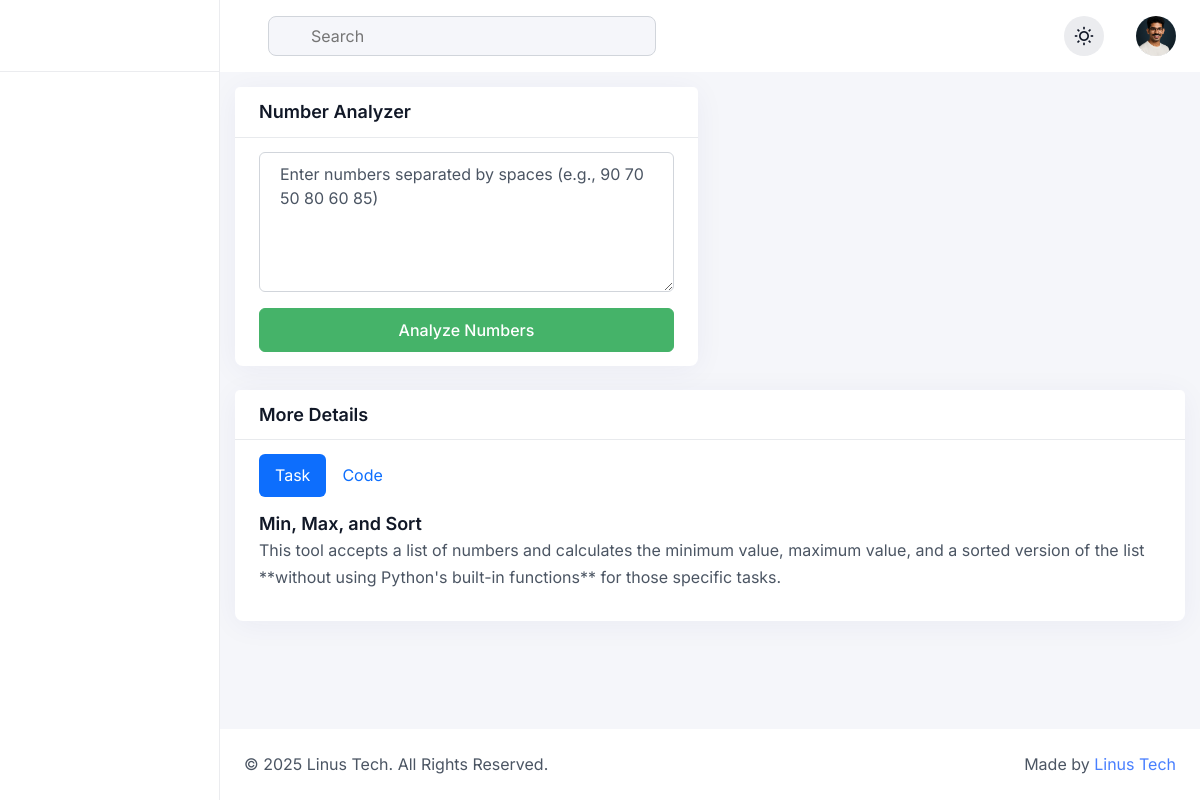
The page /python/analyzer/ on the database as committed earlier.
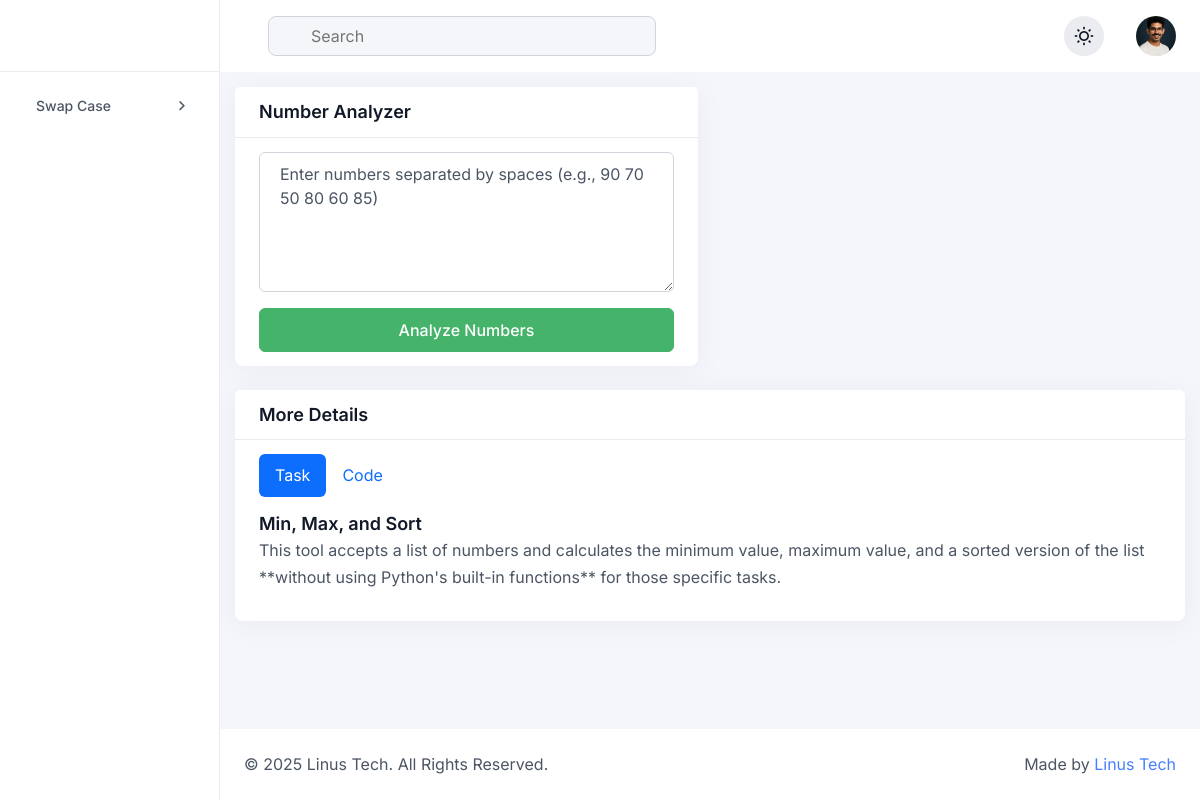
The same page on the database as committed later.
### PythONFire/models.py (models this page shows, shortened)
class PythonProject(models.Model):
    DIFFICULTY_CHOICES = [
        ('easy', 'Easy'),
        ('medium', 'Medium'),
        ('hard', 'Hard'),
    ]
    name = models.CharField(max_length=255)
    popularity = models.IntegerField()
    created_date = models.DateTimeField(auto_now_add=True)
    url = models.URLField(max_length=200, blank=True, null=True)
    difficulty = models.CharField(
        max_length=10,
        choices=DIFFICULTY_CHOICES,
        default='easy'
    )

### PythONFire/views.py (the view, shortened to what this page needs)
# urls.py: path('analyzer/', views.number_analyzer_view, name='number_analyzer'),
def number_analyzer_view(request):
    projects = PythonProject.objects.all().order_by('popularity')
    """
    Handles the web request and performs number analysis using custom functions.
    """
    context = {'projects':projects}
    return render(request, 'python/easy/analyzer.html', context)

### templates/python/easy/analyzer.html (shortened to what this page needs)
{% extends 'python/base.html' %}
{% load static %}
{% block content %}
<div class="dashboard-main-body">
    <div class="row gy-4">
        <div class="col-md-6">
            <div class="card">
                <div class="card-header">
                    <h1 class="card-title mb-0">Number Analyzer </h1>
                </div>
                <div class="card-body">
                    <form method="POST">
                        <textarea name="input_numbers" class="form-control mb-3" rows="5" placeholder="Enter numbers separated by spaces (e.g., 90 70 50 80 60 85)">{{ input_text }}</textarea>
                        <button type="submit" class="btn btn-success w-100">Analyze Numbers</button>
                    </form>
                </div>
            </div>
        </div>
        <div class="col-xxl-12">
            <div class="card">
                <div class="card-header">
                    <h6 class="text-lg mb-0">More Details</h6>
                </div>
                <div class="card-body">
                    <ul class="nav nav-pills mb-3" id="pills-tab" role="tablist">
                        <li class="nav-item" role="presentation">
                          <button class="nav-link active" id="pills-task-tab" data-bs-toggle="pill" data-bs-target="#pills-task" type="button" role="tab" aria-controls="pills-task" aria-selected="true">Task</button>
                        </li>
                        <li class="nav-item" role="presentation">
                          <button class="nav-link" id="pills-code-tab" data-bs-toggle="pill" data-bs-target="#pills-code" type="button" role="tab" aria-controls="pills-code" aria-selected="false">Code</button>
                        </li>
                    </ul>
                    <div class="tab-content" id="pills-tabContent">
                        <div class="tab-pane fade show active" id="pills-task" role="tabpanel" aria-labelledby="pills-task-tab">
                            <h6 class="text-lg mb-2">Min, Max, and Sort</h6>
                            <p class="text-secondary-light">This tool accepts a list of numbers and calculates the minimum value, maximum value, and a sorted version of the list **without using Python's built-in functions** for those specific tasks.</p>
                        </div>
                    </div>
                </div>
            </div>
        </div>
    </div>
</div>
{% endblock %}

### templates/python/base.html (shortened to what this page needs)
{% load static %}
{% load i18n %}
<!DOCTYPE html>
<html lang="en" data-theme="light">
<head>
  <link rel="stylesheet" href="{% static 'assets/css/remixicon.css' %}">
  <link rel="stylesheet" href="{% static 'assets/css/lib/bootstrap.min.css' %}">
  <link rel="stylesheet" href="{% static 'assets/css/lib/apexcharts.css' %}">
  <link rel="stylesheet" href="{% static 'assets/css/lib/dataTables.min.css' %}">
  <link rel="stylesheet" href="{% static 'assets/css/lib/editor-katex.min.css' %}">
  <link rel="stylesheet" href="{% static 'assets/css/lib/editor.atom-one-dark.min.css' %}">
  <link rel="stylesheet" href="{% static 'assets/css/lib/editor.quill.snow.css' %}">
  <link rel="stylesheet" href="{% static 'assets/css/lib/flatpickr.min.css' %}">
  <link rel="stylesheet" href="{% static 'assets/css/lib/full-calendar.css' %}">
  <link rel="stylesheet" href="{% static 'assets/css/lib/jquery-jvectormap-2.0.5.css' %}">
  <link rel="stylesheet" href="{% static 'assets/css/lib/magnific-popup.css' %}">
  <link rel="stylesheet" href="{% static 'assets/css/lib/slick.css' %}">
  <link rel="stylesheet" href="{% static 'assets/css/lib/prism.css' %}">
  <link rel="stylesheet" href="{% static 'assets/css/lib/file-upload.css' %}">
  <link rel="stylesheet" href="{% static 'assets/css/lib/audioplayer.css' %}">
  <link rel="stylesheet" href="{% static 'assets/css/style.css' %}">
</head>
<body>
<aside class="sidebar">
  <div>
    <a href="" class="sidebar-logo">
    </a>
  </div>
  <div class="sidebar-menu-area">
    <ul class="sidebar-menu" id="sidebar-menu">
         {% for project in projects %}
      <li class="dropdown">
        <a href="{{ project.url }}" style="margin-bottom:10px;">
  <span>{{ project.name }}</span>
  </a>
{% endfor %}
        </ul>
  </div>
</aside>
<main class="dashboard-main">
  <div class="navbar-header">
  <div class="row align-items-center justify-content-between">
    <div class="col-auto">
      <div class="d-flex flex-wrap align-items-center gap-4">
        <form class="navbar-search">
          <input type="text" name="search" placeholder="Search">
        </form>
      </div>
    </div>
    <div class="col-auto">
      <div class="d-flex flex-wrap align-items-center gap-3">
        <button type="button" data-theme-toggle class="w-40-px h-40-px bg-neutral-200 rounded-circle d-flex justify-content-center align-items-center"></button>
        <div class="dropdown">
          <button class="d-flex justify-content-center align-items-center rounded-circle" type="button" data-bs-toggle="dropdown">
            <img src="{% static 'sunil.png' %}" alt="image" class="w-40-px h-40-px object-fit-cover rounded-circle">
          </button>
        </div>
      </div>
    </div>
  </div>
</div>
{% block content %}
    {% endblock %}
  <footer class="d-footer">
  <div class="row align-items-center justify-content-between">
    <div class="col-auto">
      <p class="mb-0">© 2025 Linus Tech. All Rights Reserved.</p>
    </div>
    <div class="col-auto">
      <p class="mb-0">Made by <span class="text-primary-600">Linus Tech</span></p>
    </div>
  </div>
</footer>
</main>
</body>
</html>

Rows that differ between the two databases and show on the page:
added PythonProject: name "Swap Case"
